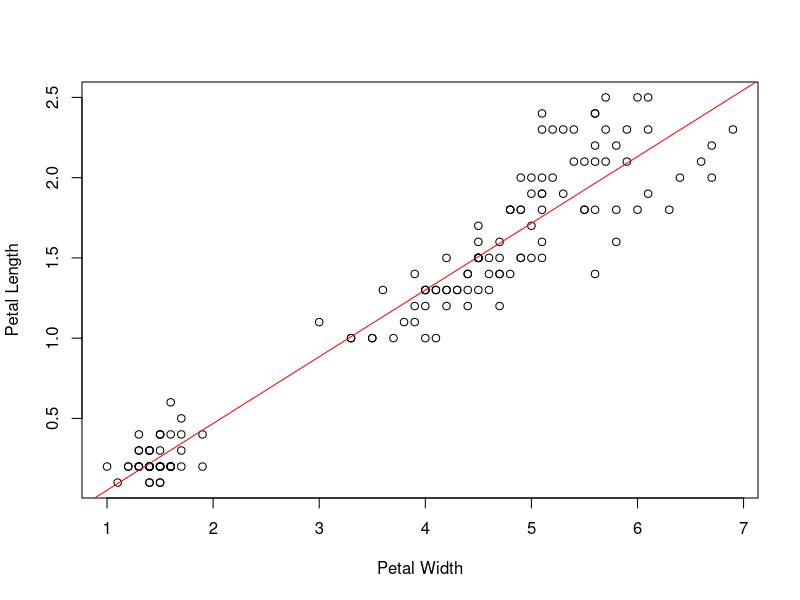
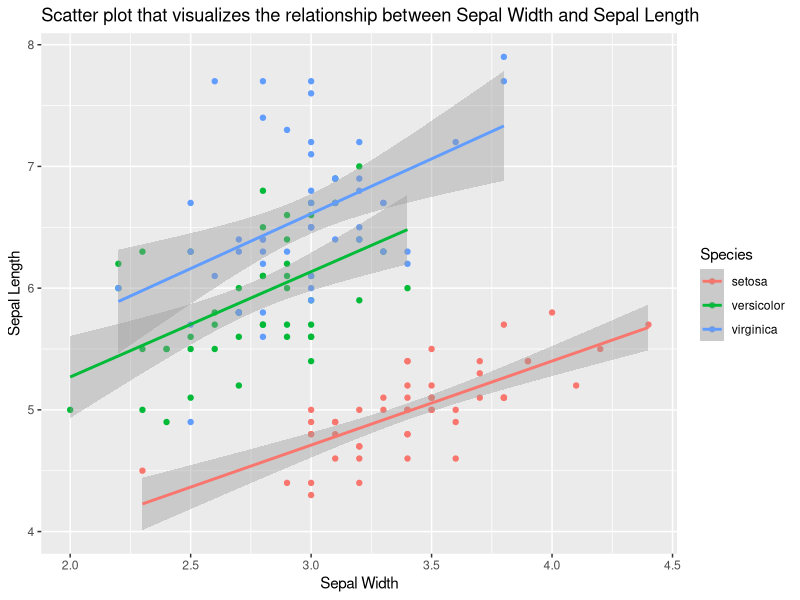
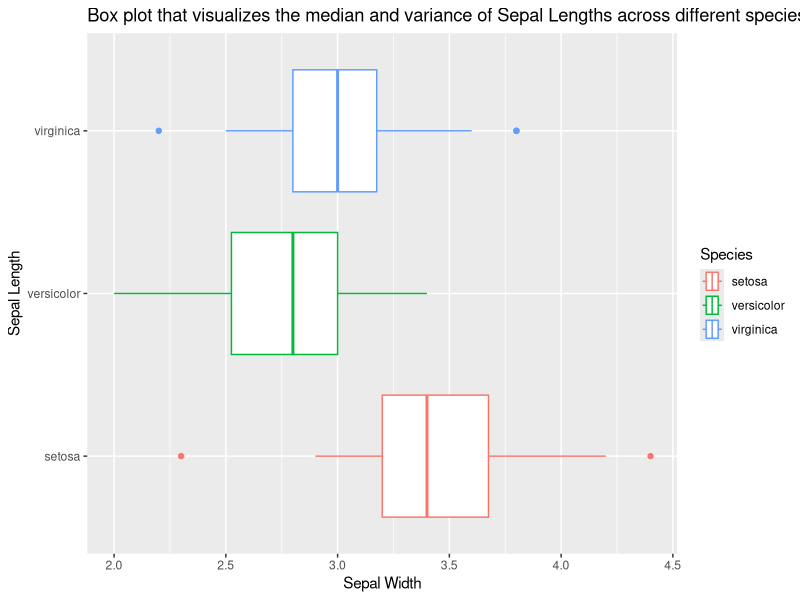
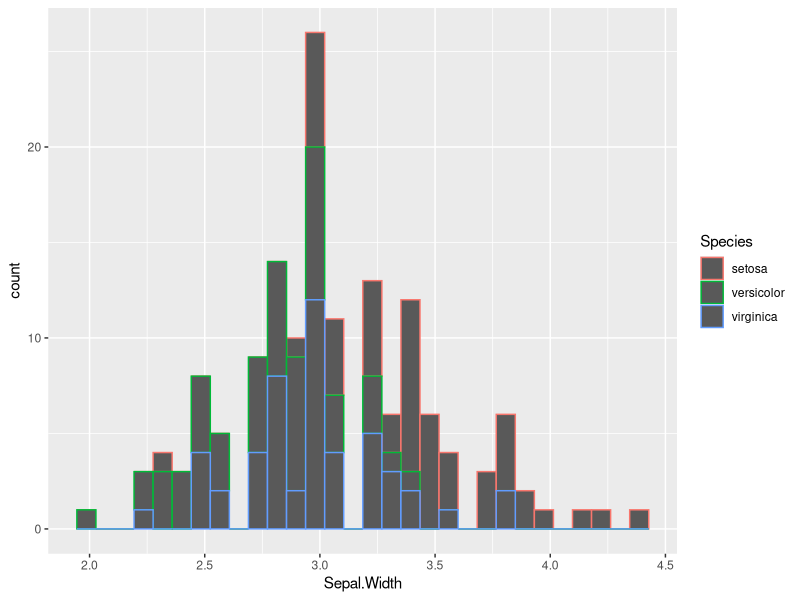

Generate these figures, in order, with R:
library(dplyr)
library(ggplot2)
#iris is a core dataset and can be loaded like this
data(iris)
# can look at the first 5 entries
head(iris, 5)


# select(data,field_1,field_2...,field_N)

# 1) Scatter plot that visualizes the relationship between Sepal Width and Sepal Length;

# plot one liner using pipe symbol
# length_width <- select(iris,Sepal.Length,Sepal.Width) %>% plot(xlab="Sepal Length",ylab="Sepal Width")

# https://bookdown.org/dli/rguide/scatterplots-and-best-fit-lines-two-sets.html



#R way of doing things
# sepal_length_width <- plot(iris$Sepal.Width ~ iris$Sepal.Length,xlab="Sepal Width",ylab="Sepal Length")
# abline(lm(iris$Sepal.Width ~ iris$Sepal.Length), col = "red")

petal_length_width <- plot(iris$Petal.Width ~ iris$Petal.Length,xlab="Petal Width",ylab="Petal Length",)
abline(lm(iris$Petal.Width ~ iris$Petal.Length), col = "red")


# write to pdf
pdf(file="./lab-plots.pdf")

par(mfrow=c(2,2))

# GGplot2 way of doing things

ggplot(data=iris,aes(x=Sepal.Width,y=Sepal.Length,colour=Species)) + geom_point() + stat_smooth(method='lm') + labs(x="Sepal Width",y="Sepal Length",title = "Scatter plot that visualizes the relationship between Sepal Width and Sepal Length")

ggplot(data=iris, aes(x=Sepal.Width, y=Species,colour=Species)) + geom_boxplot() + labs(x="Sepal Width",y="Sepal Length",title = "Box plot that visualizes the median and variance of Sepal Lengths across different species;")

ggplot(data=iris, aes(x=Sepal.Width,colour=Species)) + geom_histogram()

dev.off()

